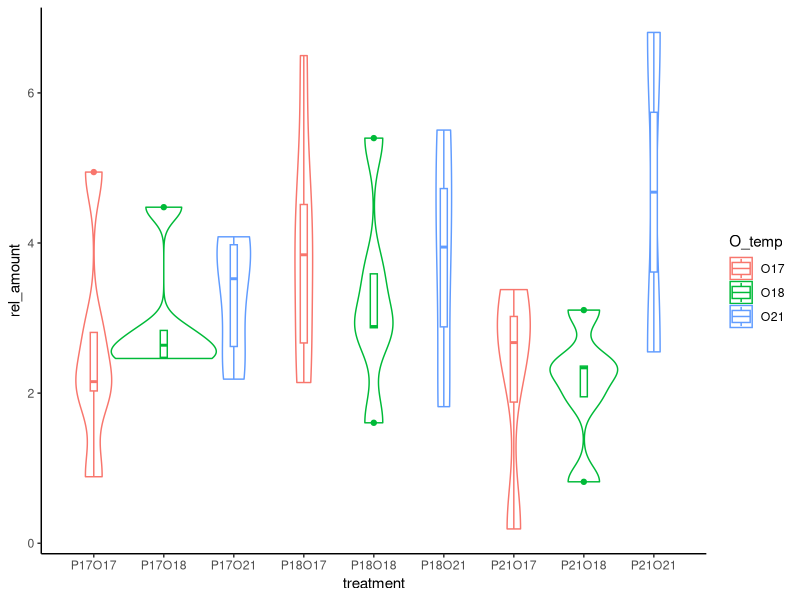

Write the R code that produced this figure.
## ---- chunk 1
knitr::opts_chunk$set(echo = TRUE)
## ---- chunk 2
setwd('~/Documents/Publication/DNA_Damage_Stickleback/')

library("tidyverse")

dna_damage.data = read_csv("stickleback_heart_DNA_damage_oxidative.csv")
## ---- chunk 3
dna_damage.mod = dna_damage.data %>%
  lm(rel_amount ~ P_temp * O_temp, data = .)

summary(dna_damage.mod)
anova(dna_damage.mod)
## ---- chunk 4
dna_damage.mod_noX = dna_damage.data %>%
  lm(rel_amount ~ P_temp + O_temp, data = .)

summary(dna_damage.mod_noX)
anova(dna_damage.mod_noX)
## ---- chunk 5
ggplot(data = dna_damage.data,aes(x = treatment,y = rel_amount, color = O_temp)) +
  theme_classic() +
  geom_violin(width = 1.5) +
  geom_boxplot(width = 0.1)+
  stat_summary(fun.data=mean_sdl, mult=1,  geom="pointrange", color="black")

